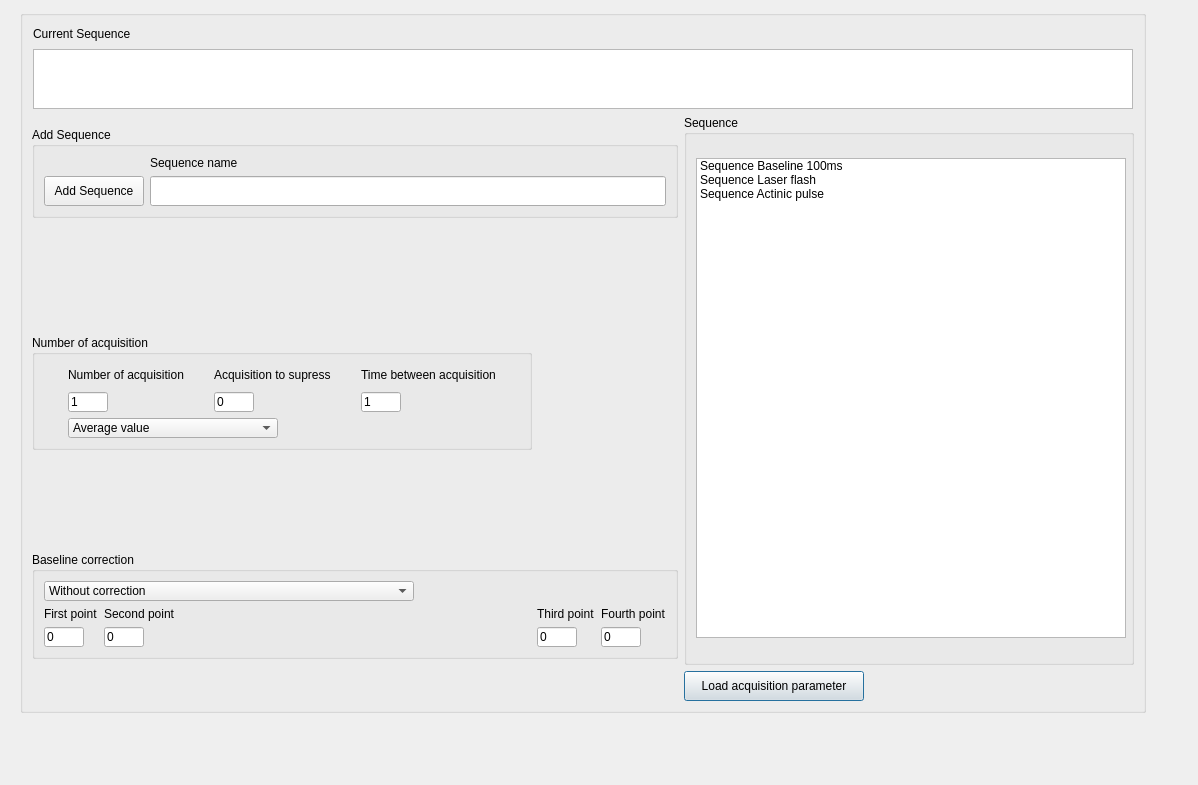
<?xml version="1.0" encoding="UTF-8"?>
<ui version="4.0">
 <class>Dialog</class>
 <widget class="QDialog" name="Dialog">
  <property name="geometry">
   <rect>
    <x>0</x>
    <y>0</y>
    <width>1198</width>
    <height>785</height>
   </rect>
  </property>
  <property name="windowTitle">
   <string>Dialog</string>
  </property>
  <widget class="QGroupBox" name="groupBox">
   <property name="geometry">
    <rect>
     <x>20</x>
     <y>10</y>
     <width>1126</width>
     <height>703</height>
    </rect>
   </property>
   <property name="minimumSize">
    <size>
     <width>1024</width>
     <height>655</height>
    </size>
   </property>
   <property name="maximumSize">
    <size>
     <width>1200</width>
     <height>1200</height>
    </size>
   </property>
   <property name="title">
    <string/>
   </property>
   <layout class="QGridLayout" name="gridLayout_14">
    <item row="7" column="0">
     <spacer name="verticalSpacer_2">
      <property name="orientation">
       <enum>Qt::Vertical</enum>
      </property>
      <property name="sizeHint" stdset="0">
       <size>
        <width>20</width>
        <height>35</height>
       </size>
      </property>
     </spacer>
    </item>
    <item row="10" column="1">
     <widget class="QPushButton" name="pushButtonLoadSequence">
      <property name="minimumSize">
       <size>
        <width>180</width>
        <height>30</height>
       </size>
      </property>
      <property name="maximumSize">
       <size>
        <width>180</width>
        <height>30</height>
       </size>
      </property>
      <property name="styleSheet">
       <string notr="true">background-color: rgb(230,230,230)</string>
      </property>
      <property name="text">
       <string>Load acquisition parameter</string>
      </property>
     </widget>
    </item>
    <item row="0" column="0" colspan="2">
     <layout class="QGridLayout" name="gridLayout_13">
      <item row="0" column="0">
       <widget class="QLabel" name="label_8">
        <property name="text">
         <string>Current Sequence</string>
        </property>
       </widget>
      </item>
      <item row="1" column="0">
       <widget class="QTextEdit" name="textEditCurrentSequence">
        <property name="minimumSize">
         <size>
          <width>1100</width>
          <height>60</height>
         </size>
        </property>
        <property name="maximumSize">
         <size>
          <width>1000</width>
          <height>60</height>
         </size>
        </property>
        <property name="styleSheet">
         <string notr="true">font: 75 16pt &quot;Times New Roman&quot;;</string>
        </property>
        <property name="html">
         <string>&lt;!DOCTYPE HTML PUBLIC &quot;-//W3C//DTD HTML 4.0//EN&quot; &quot;http://www.w3.org/TR/REC-html40/strict.dtd&quot;&gt;
&lt;html&gt;&lt;head&gt;&lt;meta name=&quot;qrichtext&quot; content=&quot;1&quot; /&gt;&lt;style type=&quot;text/css&quot;&gt;
p, li { white-space: pre-wrap; }
&lt;/style&gt;&lt;/head&gt;&lt;body style=&quot; font-family:'Times New Roman'; font-size:16pt; font-weight:72; font-style:normal;&quot;&gt;
&lt;p style=&quot;-qt-paragraph-type:empty; margin-top:0px; margin-bottom:0px; margin-left:0px; margin-right:0px; -qt-block-indent:0; text-indent:0px;&quot;&gt;&lt;br /&gt;&lt;/p&gt;&lt;/body&gt;&lt;/html&gt;</string>
        </property>
       </widget>
      </item>
     </layout>
    </item>
    <item row="4" column="0">
     <widget class="QGroupBox" name="groupBox_2">
      <property name="minimumSize">
       <size>
        <width>0</width>
        <height>80</height>
       </size>
      </property>
      <property name="title">
       <string>Add Sequence</string>
      </property>
      <layout class="QGridLayout" name="gridLayout_15">
       <item row="1" column="0">
        <widget class="QPushButton" name="pushButtonAddSequence">
         <property name="minimumSize">
          <size>
           <width>100</width>
           <height>30</height>
          </size>
         </property>
         <property name="maximumSize">
          <size>
           <width>100</width>
           <height>30</height>
          </size>
         </property>
         <property name="text">
          <string>Add Sequence</string>
         </property>
        </widget>
       </item>
       <item row="1" column="1">
        <widget class="QLineEdit" name="lineEditNameSequence">
         <property name="minimumSize">
          <size>
           <width>0</width>
           <height>30</height>
          </size>
         </property>
         <property name="maximumSize">
          <size>
           <width>16777215</width>
           <height>30</height>
          </size>
         </property>
        </widget>
       </item>
       <item row="0" column="1">
        <widget class="QLabel" name="label_9">
         <property name="text">
          <string>Sequence name</string>
         </property>
        </widget>
       </item>
      </layout>
     </widget>
    </item>
    <item row="8" column="0">
     <widget class="QGroupBox" name="Baseline_correction">
      <property name="title">
       <string>Baseline correction</string>
      </property>
      <layout class="QGridLayout" name="gridLayout_11">
       <item row="0" column="0" colspan="3">
        <widget class="QComboBox" name="comboBoxBaselineCorrection">
         <property name="maximumSize">
          <size>
           <width>370</width>
           <height>20</height>
          </size>
         </property>
         <property name="styleSheet">
          <string notr="true"/>
         </property>
         <item>
          <property name="text">
           <string>Without correction</string>
          </property>
         </item>
         <item>
          <property name="text">
           <string>Correction with mean value</string>
          </property>
         </item>
         <item>
          <property name="text">
           <string>Correction with linear regress</string>
          </property>
         </item>
        </widget>
       </item>
       <item row="1" column="0">
        <layout class="QGridLayout" name="gridLayout_7">
         <item row="0" column="0">
          <layout class="QGridLayout" name="gridLayout_5">
           <item row="0" column="0">
            <widget class="QLabel" name="label_4">
             <property name="text">
              <string>First point</string>
             </property>
            </widget>
           </item>
           <item row="1" column="0">
            <widget class="QLineEdit" name="lineEditFirstPointBaseline">
             <property name="maximumSize">
              <size>
               <width>40</width>
               <height>20</height>
              </size>
             </property>
             <property name="text">
              <string>0</string>
             </property>
            </widget>
           </item>
          </layout>
         </item>
         <item row="0" column="1">
          <layout class="QGridLayout" name="gridLayout_6">
           <item row="0" column="0">
            <widget class="QLabel" name="label_5">
             <property name="text">
              <string>Second point</string>
             </property>
            </widget>
           </item>
           <item row="1" column="0">
            <widget class="QLineEdit" name="lineEditSecondPointBaseline">
             <property name="maximumSize">
              <size>
               <width>40</width>
               <height>20</height>
              </size>
             </property>
             <property name="text">
              <string>0</string>
             </property>
            </widget>
           </item>
          </layout>
         </item>
        </layout>
       </item>
       <item row="1" column="2">
        <layout class="QGridLayout" name="gridLayout_10">
         <item row="0" column="0">
          <layout class="QGridLayout" name="gridLayout_8">
           <item row="0" column="0">
            <widget class="QLabel" name="label_6">
             <property name="text">
              <string>Third point</string>
             </property>
            </widget>
           </item>
           <item row="1" column="0">
            <widget class="QLineEdit" name="lineEditThirdPointBaseline">
             <property name="maximumSize">
              <size>
               <width>40</width>
               <height>20</height>
              </size>
             </property>
             <property name="text">
              <string>0</string>
             </property>
            </widget>
           </item>
          </layout>
         </item>
         <item row="0" column="1">
          <layout class="QGridLayout" name="gridLayout_9">
           <item row="0" column="0">
            <widget class="QLabel" name="label_7">
             <property name="text">
              <string>Fourth point</string>
             </property>
            </widget>
           </item>
           <item row="1" column="0">
            <widget class="QLineEdit" name="lineEditFourthPointBaseline">
             <property name="maximumSize">
              <size>
               <width>40</width>
               <height>20</height>
              </size>
             </property>
             <property name="text">
              <string>0</string>
             </property>
            </widget>
           </item>
          </layout>
         </item>
        </layout>
       </item>
       <item row="1" column="1">
        <spacer name="horizontalSpacer">
         <property name="orientation">
          <enum>Qt::Horizontal</enum>
         </property>
         <property name="sizeHint" stdset="0">
          <size>
           <width>40</width>
           <height>20</height>
          </size>
         </property>
        </spacer>
       </item>
      </layout>
     </widget>
    </item>
    <item row="2" column="1" rowspan="8">
     <widget class="QGroupBox" name="Sequence">
      <property name="minimumSize">
       <size>
        <width>450</width>
        <height>550</height>
       </size>
      </property>
      <property name="maximumSize">
       <size>
        <width>450</width>
        <height>550</height>
       </size>
      </property>
      <property name="title">
       <string>Sequence </string>
      </property>
      <layout class="QGridLayout" name="gridLayout_12">
       <item row="0" column="0">
        <widget class="QListWidget" name="listWidgetSequence">
         <property name="minimumSize">
          <size>
           <width>430</width>
           <height>480</height>
          </size>
         </property>
         <property name="maximumSize">
          <size>
           <width>430</width>
           <height>480</height>
          </size>
         </property>
         <property name="currentRow">
          <number>-1</number>
         </property>
         <item>
          <property name="text">
           <string>Sequence Baseline 100ms</string>
          </property>
         </item>
         <item>
          <property name="text">
           <string>Sequence Laser flash</string>
          </property>
         </item>
         <item>
          <property name="text">
           <string>Sequence Actinic pulse</string>
          </property>
         </item>
        </widget>
       </item>
      </layout>
     </widget>
    </item>
    <item row="6" column="0">
     <widget class="QGroupBox" name="NumberOfAcquisition">
      <property name="minimumSize">
       <size>
        <width>500</width>
        <height>115</height>
       </size>
      </property>
      <property name="maximumSize">
       <size>
        <width>500</width>
        <height>100</height>
       </size>
      </property>
      <property name="title">
       <string>Number of acquisition</string>
      </property>
      <layout class="QGridLayout" name="gridLayout_4">
       <item row="0" column="0">
        <layout class="QGridLayout" name="gridLayout">
         <item row="0" column="0">
          <widget class="QLabel" name="label">
           <property name="text">
            <string>Number of acquisition</string>
           </property>
          </widget>
         </item>
         <item row="1" column="0">
          <widget class="QLineEdit" name="lineEditNumberOfAcquisition">
           <property name="enabled">
            <bool>true</bool>
           </property>
           <property name="minimumSize">
            <size>
             <width>40</width>
             <height>20</height>
            </size>
           </property>
           <property name="maximumSize">
            <size>
             <width>40</width>
             <height>20</height>
            </size>
           </property>
           <property name="text">
            <string>1</string>
           </property>
          </widget>
         </item>
        </layout>
       </item>
       <item row="0" column="1">
        <layout class="QGridLayout" name="gridLayout_2">
         <item row="0" column="0">
          <widget class="QLabel" name="label_2">
           <property name="text">
            <string>Acquisition to supress</string>
           </property>
          </widget>
         </item>
         <item row="1" column="0">
          <widget class="QLineEdit" name="lineEditAcquisitionToSupress">
           <property name="minimumSize">
            <size>
             <width>40</width>
             <height>20</height>
            </size>
           </property>
           <property name="maximumSize">
            <size>
             <width>40</width>
             <height>20</height>
            </size>
           </property>
           <property name="text">
            <string>0</string>
           </property>
          </widget>
         </item>
        </layout>
       </item>
       <item row="0" column="2">
        <layout class="QGridLayout" name="gridLayout_3">
         <item row="0" column="0">
          <widget class="QLabel" name="label_3">
           <property name="text">
            <string>Time between acquisition</string>
           </property>
          </widget>
         </item>
         <item row="1" column="0">
          <widget class="QLineEdit" name="lineEditTimeBetweenAcquisition">
           <property name="minimumSize">
            <size>
             <width>40</width>
             <height>20</height>
            </size>
           </property>
           <property name="maximumSize">
            <size>
             <width>40</width>
             <height>20</height>
            </size>
           </property>
           <property name="text">
            <string>1</string>
           </property>
          </widget>
         </item>
        </layout>
       </item>
       <item row="1" column="0" colspan="2">
        <widget class="QComboBox" name="comboBoxAverage">
         <property name="minimumSize">
          <size>
           <width>210</width>
           <height>20</height>
          </size>
         </property>
         <property name="maximumSize">
          <size>
           <width>210</width>
           <height>20</height>
          </size>
         </property>
         <item>
          <property name="text">
           <string>Average value</string>
          </property>
         </item>
         <item>
          <property name="text">
           <string>Separated acquisition</string>
          </property>
         </item>
        </widget>
       </item>
      </layout>
     </widget>
    </item>
    <item row="5" column="0">
     <spacer name="verticalSpacer">
      <property name="orientation">
       <enum>Qt::Vertical</enum>
      </property>
      <property name="sizeHint" stdset="0">
       <size>
        <width>20</width>
        <height>40</height>
       </size>
      </property>
     </spacer>
    </item>
   </layout>
  </widget>
 </widget>
 <resources/>
 <connections/>
</ui>
